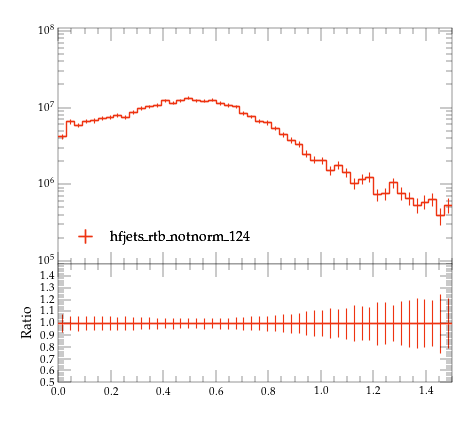

Write Python code to recreate this figure.
#! /usr/bin/env python

# This Python script was auto-generated using YODA v2.0.2.
# Analysis object: /MC_HFJETS_NOTNORM/ptfracC
# Timestamp: 29-07-2026 (17:22:32)

import matplotlib as mpl
import matplotlib.pyplot as plt
mpl.use('Agg') # comment out for interactive use
import os
import numpy as np

plotDir = os.path.split(os.path.realpath(__file__))[0]
if 'YODA_USER_PLOT_PATH' in globals():
    plot_outdir = globals()['YODA_USER_PLOT_PATH']
else:
    plot_outdir = plotDir

#plot style
plt.style.use(os.path.join(plotDir, '../default.mplstyle'))
# plot metadata
figW, figH = plt.rcParams['figure.figsize']
ax_xLabel = r''
ax_yLabel = r''
ax_title  = r''
ax_xScale = 'linear'
ax_yScale = 'log'
xLims = (0.0, 1.5)
yLims = (90000.0, 110000000.00000001)

# TeX-friendly labels for the legend
labels = {
    'legend' : ([ r"hfjets\_rtb\_notnorm\_124" ], r""),
}

# Adjust canvas width and height
canvasW = 10.0
canvasH = 9.0
figW *= canvasW/10.
figH *= canvasH/9.

# Create figure and axis objects
fig, (ax, ratio0_ax) = plt.subplots(2, 1, sharex=True,
                  figsize=(figW,figH), gridspec_kw={'height_ratios': (6.0, 3.0)})

# Set figure margins
plt.subplots_adjust(
    left   = 1.0 * plt.rcParams['figure.subplot.left'],
    right  = 1.0 * plt.rcParams['figure.subplot.right'],
    top    = 1.0 * plt.rcParams['figure.subplot.top'],
    bottom = 1.0 * plt.rcParams['figure.subplot.bottom'])

ratio0_ax.yaxis.set_major_locator(mpl.ticker.MultipleLocator(0.1))
ratio0_ax.set_ylim(0.5, 1.4999)
ratio0_ax.set_ylabel('Ratio')

# the numerical data is stored in a separate file
dataf = dict()
prefix = os.path.split(__file__)[0]
if prefix:    prefix = prefix + '/'
exec(open(prefix+'ptfracC__data.py').read(), dataf)


legend_handles = dict() # keep track of handles for the legend

# style options for curves
# starts at zorder>=5 to draw curve on top of legend
styles = {
  'hfjets_rtb_notnorm_124.yoda.gz': {
    'color' : '#EE3311',
    'linestyle' : '-',
    'linewidth' : 1,
    'marker' : 'none',
    'markersize' : 2,
    'capsize' : 0.0,
    'zorder' : 5,
    'histstyle' : 1,
    'drawstyle' : 'steps-pre',
    'xerrorbars' : 1,
    'yerrorbars' : 1,
    'fillcolor' : None,
    'fillopacity' : 1.0,
    'ratio0_linestyle' : '-',
    'ratio0_linewidth' : 1,
    'ratio0_marker' : 'none',
    'ratio0_markersize' : 2,
    'ratio0_capsize' : 0.0,
    'ratio0_zorder' : 5,
    'ratio0_histstyle' : 1,
    'ratio0_drawstyle' : 'steps-pre',
    'ratio0_xerrorbars' : 1,
    'ratio0_yerrorbars' : 1,
  },
}

# curve from input yoda files in main panel
for label, yvals in dataf['yvals'].items():
    if all(np.isnan(v) for v in dataf['yvals'][label]):
        continue
    tmp = None
    if styles[label]['histstyle']: # draw as histogram
        xpos = dataf['xedges'][label] if styles[label]['drawstyle'] else dataf['xpoints'][label]
        ypos = np.insert(yvals, 0, yvals[0]) if styles[label]['drawstyle'] else yvals
        if styles[label]['fillcolor']: # fill area below curve
            ax.fill_between(xpos, ypos, step='pre',
                            color=styles[label]['fillcolor'],
                            alpha=styles[label]['fillopacity'])
        tmp, = ax.plot(xpos, ypos,
                       color=styles[label]['color'],
                       linestyle=styles[label]['linestyle'],
                       linewidth=styles[label]['linewidth'],
                       drawstyle=styles[label]['drawstyle'], solid_joinstyle='miter',
                       zorder=styles[label]['zorder'], label=label)
    tmp = ax.errorbar(dataf['xpoints'][label], yvals,
                      xerr=np.array(dataf['xerrs'][label])*styles[label]['xerrorbars'],
                      yerr=np.array(dataf['yerrs'][label])*styles[label]['yerrorbars'],
                      fmt=styles[label]['marker'], capsize=styles[label]['capsize'],
                      markersize=styles[label]['markersize'],
                      ecolor=styles[label]['color'],
                      color=styles[label]['color'], zorder=styles[label]['zorder'])
    tmp[-1][0].set_linestyle(styles[label]['linestyle'])
    tmp[-1][0].set_linewidth(styles[label]['linewidth'])
    if label in dataf['add_legend_handle']:  legend_handles[label] = tmp
    for varLabel in dataf['variation_yvals'].keys():
        if varLabel.startswith(label):
            tmp, = ax.plot(dataf['xedges'][label], dataf['variation_yvals'][varLabel],
                           color=styles[label]['color'],
                           linestyle=styles[label]['linestyle'],
                           linewidth=styles[label]['linewidth'],
                           drawstyle='steps-pre', solid_joinstyle='miter',
                           zorder=styles[label]['zorder'], alpha=0.5)


# plots on ratio panel
# curve from input yoda files in ratio panel
for label, yvals in dataf['ratio0_yvals'].items():
    if all(np.isnan(v) for v in yvals):
        continue
    if styles[label]['ratio0_histstyle']: # plot as histogram
        xpos = dataf['xedges']['hfjets_rtb_notnorm_124.yoda.gz'] if styles[label]['ratio0_drawstyle'] else dataf['xpoints']['hfjets_rtb_notnorm_124.yoda.gz']
        ypos = np.insert(yvals, 0, yvals[0]) if styles[label]['ratio0_drawstyle'] else yvals
        ratio0_ax.plot(xpos, ypos,
                       color=styles[label]['color'],
                       linewidth=styles[label]['linewidth'],
                       linestyle=styles[label]['ratio0_linestyle'],
                       drawstyle=styles[label]['ratio0_drawstyle'], zorder=styles[label]['zorder'],
                       solid_joinstyle='miter')
    tmp = ratio0_ax.errorbar(dataf['xpoints']['hfjets_rtb_notnorm_124.yoda.gz'], yvals,
                             xerr=np.array(dataf['ref_xerrs'])*styles[label]['ratio0_xerrorbars'],
                             yerr=np.array(dataf['ratio0_yerrs'][label])*styles[label]['ratio0_yerrorbars'],
                             fmt=styles[label]['ratio0_marker'], capsize=styles[label]['ratio0_capsize'],
                             markersize=styles[label]['ratio0_markersize'],
                             ecolor=styles[label]['color'],
                             color=styles[label]['color'])
    tmp[-1][0].set_linestyle(styles[label]['ratio0_linestyle'])
    tmp[-1][0].set_linewidth(styles[label]['ratio0_linewidth'])

    for varlabel in dataf['ratio0_variation_vals'].keys():
        if varlabel.startswith(label):
            ratio0_ax.plot(dataf['xedges']['hfjets_rtb_notnorm_124.yoda.gz'],
                            dataf['ratio0_variation_vals'][varlabel],
                            color=styles[label]['color'],
                            linestyle=styles[label]['linestyle'],
                            linewidth=styles[label]['linewidth'],
                            drawstyle='steps-pre', solid_joinstyle='miter',
                            zorder=1, alpha=0.5)

legend_items = list(legend_handles.values())
ax.add_artist(ax.legend(legend_items,
                        labels['legend'][0],
                        title=labels['legend'][1],
                        alignment='left',
                        loc='lower left',
                        bbox_to_anchor=(0.0, 0.03)))

# set plot metadata as defined above
ratio0_ax.set_xlabel(ax_xLabel)
ratio0_ax.xaxis.set_label_coords(1., -0.15)
ax.set_ylabel(ax_yLabel, ha='right', va='top')
ax.yaxis.set_label_coords(-0.11, 1.0)
ax.set_title(ax_title, loc='left')
ax.set_xscale(ax_xScale)
ax.set_yscale(ax_yScale)
ax.set_xlim(xLims)
ax.set_ylim(yLims)

# tick formatting
plt.rcParams['xtick.top'] = True
plt.rcParams['ytick.right'] = True
ax.yaxis.set_major_locator(mpl.ticker.LogLocator(base=10.0, numticks=np.inf))
ax.yaxis.set_minor_locator(mpl.ticker.LogLocator(
                           base=10.0, subs=np.arange(0.1, 1, 0.1), numticks=np.inf))
fig.align_ylabels((ax, ratio0_ax))
plt.savefig(os.path.join(plot_outdir, 'ptfracC.pdf'), format='PDF')
plt.savefig(os.path.join(plot_outdir, 'ptfracC.png'), format='PNG')

plt.close(fig)
